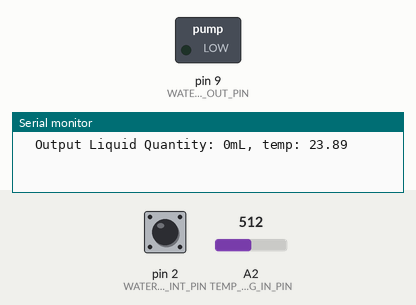
The sketch below on a simulated Arduino Uno, built with avr-gcc and run on an emulated ATmega328P. On the bench: switched loads named in the sketch (green lamp = pin HIGH), the last lines printed to the serial monitor. The inputs (shaded band) are chosen by the test bench; at power-on: A2 (TEMP_1_ANALOG_IN_PIN) = 512, pin 2 (WATER_FROW_SIG_DIG_INT_PIN) HIGH.

Above: at 1.2 s.
1.3 s: A2 (TEMP_1_ANALOG_IN_PIN) set to 547
3.4 s: A2 (TEMP_1_ANALOG_IN_PIN) set to 572
At 4.9 s:
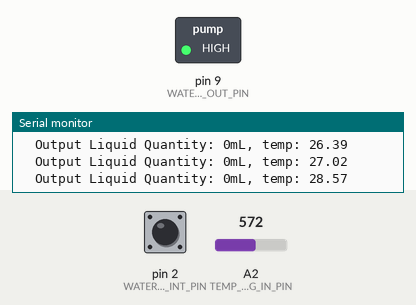
Timing chart, 0 to 6.4 s (numbered marks = the images above; inputs shaded):
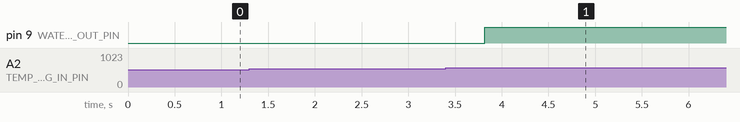

The sketch:

robo-gardener.ino
```cpp
#define SLEEP 100

// digital pins
// 10, 11, 12, 13 - ocup by ethernet
#define ETHERNET_DIG_OUT_PIN          10    // set HI to use ethernet
#define WATER_PUMP_SIG_DIG_OUT_PIN    9     // output pin water pump relay signal
#define WATER_FLOW_INTERUPT           0     // 0 = digital pin 2
#define WATER_FROW_SIG_DIG_INT_PIN    2
// analog pins
// A0, A1 - ocup by ethernet
#define TEMP_1_ANALOG_IN_PIN      2     // analog input termorezistoram 1

// ================= variables for temperature ========================
const int SAMPLE_CNT = 10;
int tempLoopCounter = 0;
int samplesForTmp1[SAMPLE_CNT];
double temp1;

// ================ variables for water pump =====================
boolean waterPumpOperating = false;
const byte CAN_WATER = 1; // state when watering is posible
const byte WATER_ON  = 2; // state when water flowing
byte WATER_STATE = CAN_WATER;

// =================== variables for water flow sensor ===========
double calibrationFactor = 4.5;
volatile byte pulseCount;
float flowRate;
unsigned int flowMilliLitres;
unsigned long totalMilliLitres;
unsigned long oldTime;

void setup() {
    Serial.begin(9600);
    initTempArray();
    initWaterFlowSensor();
    initWaterPump();
}

void loop() {
    temperatureManager();
    waterFlowManager();
    waterPumpManager();
    delay(SLEEP);

    // TODO:
    // tweet temp once in a hour
    //
}


/**
 * ======================== TEMPERETURE MEASURE =========================
 */
int initTempArray(){
    int tmpInitVal = analogRead(TEMP_1_ANALOG_IN_PIN);
    for (int i=0; i<SAMPLE_CNT; ++i){
        samplesForTmp1[i] = tmpInitVal;
    }
}

void temperatureManager() {
    // do not measure temp while pumping water, because of voltage drop
    if (waterPumpOperating){
        return;
    }
    samplesForTmp1[tempLoopCounter] = analogRead(TEMP_1_ANALOG_IN_PIN);
    int temp1Sum = 0;
    for(short i=0; i<SAMPLE_CNT; ++i){
        temp1Sum += samplesForTmp1[i];
    }
    temp1 = rawToCelciusTemp(temp1Sum / SAMPLE_CNT);
    if (tempLoopCounter == SAMPLE_CNT - 1){
        tempLoopCounter = 0;
    }
    else{
        ++tempLoopCounter;
    }
}

double rawToCelciusTemp(float raw){
    double temp = log(10500.0 * ((1024.0 / raw - 1)));
    temp = 1 / (0.001129148 + (0.000234125 + (0.0000000876741 * temp * temp ))* temp );
    return (temp - 273.15);            // Convert Kelvin to Celcius
}


/**
 *  ========================= WATER PUMP MANEGEMENT =================
 */
void initWaterPump(){
    pinMode(WATER_PUMP_SIG_DIG_OUT_PIN, OUTPUT);
    digitalWrite(WATER_PUMP_SIG_DIG_OUT_PIN, LOW);
}

void waterPumpManager(){

    double tempLevel = 28;
    // TODO: rezi x stundās, dienas laikā
    if (WATER_STATE == CAN_WATER && temp1 > tempLevel){
        WATER_STATE = WATER_ON;
    }
    int maxWaterInMl = 1000;
    if (WATER_STATE == WATER_ON){
        if (totalMilliLitres < maxWaterInMl){
            digitalWrite(WATER_PUMP_SIG_DIG_OUT_PIN, HIGH);
        }
        else{
            WATER_STATE = 9; // stop
            totalMilliLitres = 0;
        }
    }
    else{
        digitalWrite(WATER_PUMP_SIG_DIG_OUT_PIN, LOW);
    }

}


// ====================== WATER FLOW SENSOR ==================
void initWaterFlowSensor(){
    pinMode(WATER_FROW_SIG_DIG_INT_PIN, INPUT);
    digitalWrite(WATER_FROW_SIG_DIG_INT_PIN, HIGH);
    pulseCount        = 0;
    flowRate          = 0.0;
    flowMilliLitres   = 0;
    totalMilliLitres  = 0;
    oldTime           = 0;
    attachInterrupt(WATER_FLOW_INTERUPT, waterFlowPulseCounter, FALLING);
}
// interupt service routine
void waterFlowPulseCounter(){
    pulseCount++;
}

void waterFlowManager(){
    // calc once per second
    if((millis() - oldTime) > 1000){
        detachInterrupt(WATER_FLOW_INTERUPT);
        flowRate = ((1000.0 / (millis() - oldTime)) * pulseCount) / calibrationFactor;
        oldTime = millis();
        flowMilliLitres = (flowRate / 60) * 1000;
        totalMilliLitres += flowMilliLitres;
        Serial.print("  Output Liquid Quantity: ");
        Serial.print(totalMilliLitres);
        Serial.print("mL, temp: ");
        Serial.println(temp1);
        pulseCount = 0;
        attachInterrupt(WATER_FLOW_INTERUPT, waterFlowPulseCounter, FALLING);
    }
}
```

Measured:
- the behaviour switches between 557 and 558 on A2 (TEMP_1_ANALOG_IN_PIN) (found by bisection; images 0 and 1)
- after the input at 3.4 s, pin 9 (WATER_PUMP_SIG_DIG_OUT_PIN): LOW → HIGH after 0.42 s
